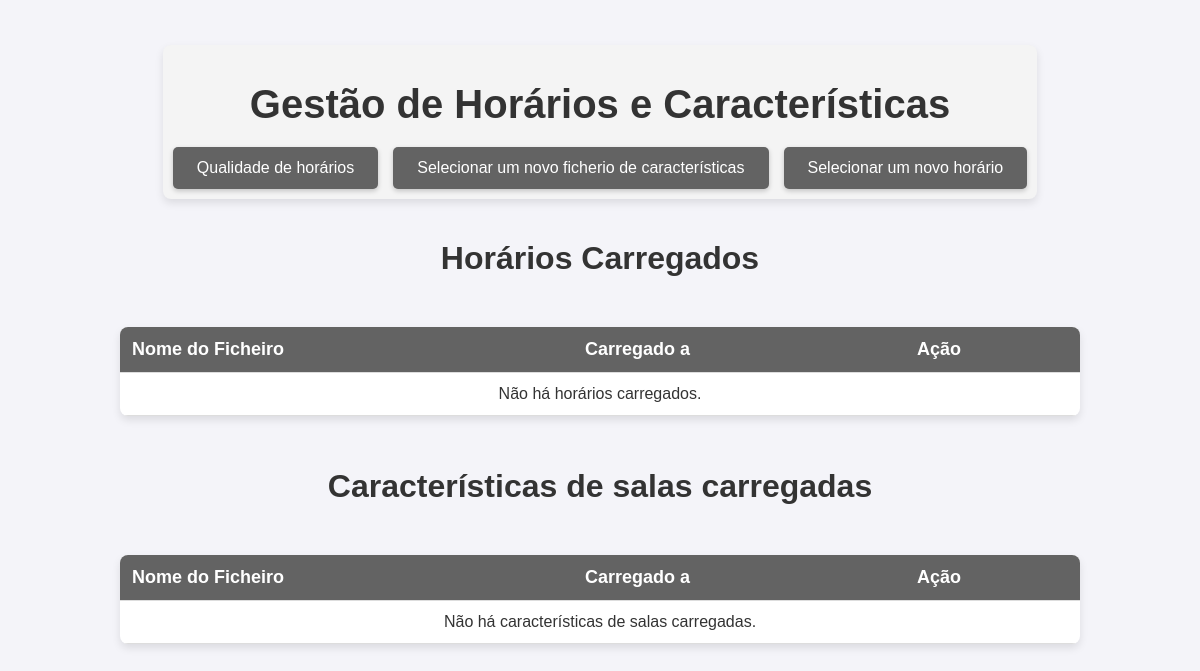
Before: / with the older database file.
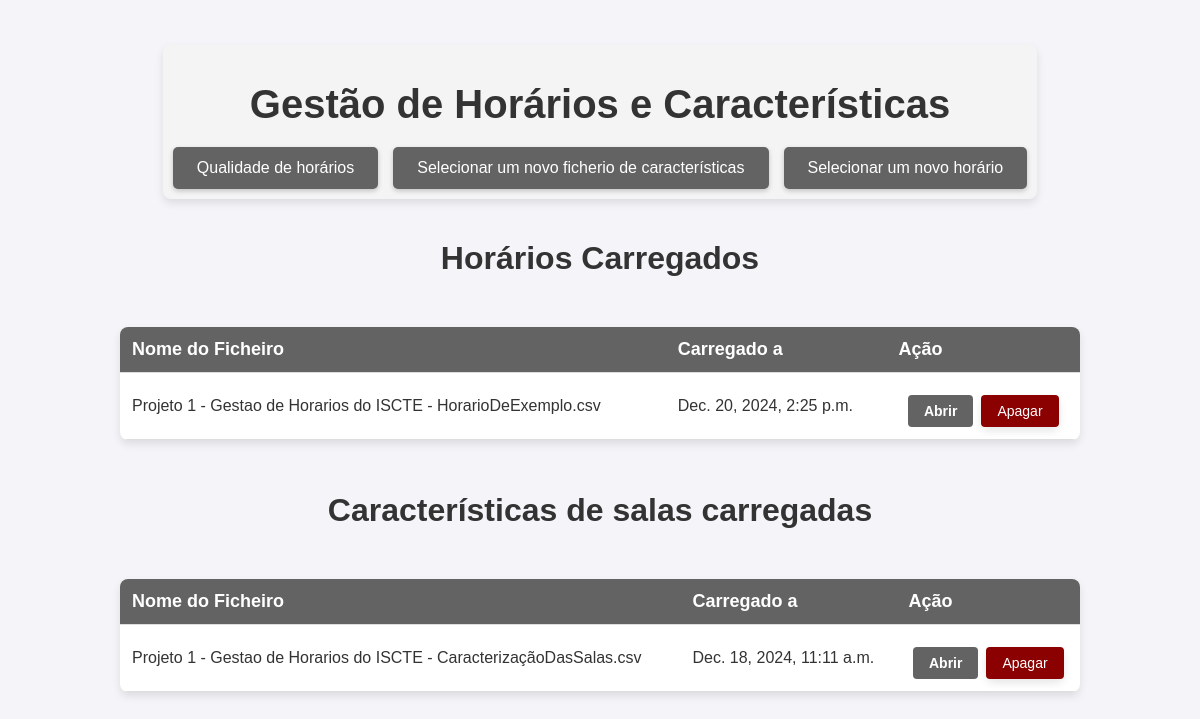
After: the same page with the newer database file.
### horariomanagerapp/models.py (models this page shows, shortened)
class Schedule(models.Model):
    name = models.CharField(max_length=200)
    file = models.FileField(upload_to='schedules/')
    uploaded_at = models.DateTimeField(auto_now_add=True)
    overcrowded = models.DecimalField(max_digits=5, decimal_places=2, null=True, blank=True, default=None)
    overlap = models.DecimalField(max_digits=5, decimal_places=2, null=True, blank=True, default=None)
    no_room = models.DecimalField(max_digits=5, decimal_places=2, null=True, blank=True, default=None)
    time_regulation = models.DecimalField(max_digits=5, decimal_places=2, null=True, blank=True, default=None)
    wrong_characteristics = models.DecimalField(max_digits=5, decimal_places=2, null=True, blank=True, default=None)

class Characteristics(models.Model):
    name = models.CharField(max_length=255)  # File name
    file = models.FileField(upload_to='characteristics/')  # Save to 'media/characteristics'
    uploaded_at = models.DateTimeField(auto_now_add=True)  # Automatically set upload timestamp

### horariomanagerapp/views.py (the view)
# urls.py: path('', views.schedule_list, name='schedule_list'),
def schedule_list(request):
    schedules = Schedule.objects.all()
    characteristics = Characteristics.objects.last()
    return render(request, 'schedule_list.html', {'schedules': schedules, 'characteristics': characteristics})

### horariomanagerapp/templates/schedule_list.html (shortened to what this page needs)
<!DOCTYPE html>
<html lang="en">
<head>
    {% load static %}
    <link rel="stylesheet" type="text/css" href="{% static 'horariomanagerapp/style.css' %}">
</head>
<body>
<div class="header-container">
    <h1 class="page-title">Gestão de Horários e Características</h1>
    <div class="button-group">
        <a href="{% url 'dashboard' %}" class="custom-file-input" style="text-decoration: none;">Qualidade de horários</a>
        <a href="{% url 'upload_characteristics' %}" class="custom-file-input" id="uploadLink" style="text-decoration: none;">Selecionar um novo ficherio de características</a>
        <a href="{% url 'upload_schedule' %}" class="custom-file-input" id="uploadLink" style="text-decoration: none;">Selecionar um novo horário</a>
    </div>
</div>
    <h1>Horários Carregados</h1>
    <table class="schedule-table">
    <thead>
        <tr>
            <th>Nome do Ficheiro</th>
            <th>Carregado a</th>
            <th>Ação</th>
        </tr>
    </thead>
    <tbody>
        {% if schedules %}
            {% for schedule in schedules %}
                <tr>
                    <td>{{ schedule.name }}</td>
                    <td>{{ schedule.uploaded_at }}</td>
                    <td>
                        <div class="button-container">
                            <a href="{% url 'schedule_detail' schedule.id %}" class="view-btn">Abrir</a>
                            <form method="POST" action="{% url 'delete_schedule' schedule.id %}" class="inline-form">
                                <button type="submit" class="table-delete-btn" onclick="return confirmDelete('{{ schedule.name|escapejs }}');">Apagar</button>
                            </form>
                        </div>
                    </td>
                </tr>
            {% endfor %}
        {% else %}
            <tr>
                <td colspan="3" style="text-align: center;">Não há horários carregados.</td>
            </tr>
        {% endif %}
    </tbody>
</table>
        <h1>Características de salas carregadas</h1>
    <table class="schedule-table">
        <thead>
            <tr>
                <th>Nome do Ficheiro</th>
                <th>Carregado a</th>
                <th>Ação</th>
            </tr>
        </thead>
        <tbody>
            {% if characteristics %}
                    <tr>
                        <td>{{ characteristics.name }}</td>
                        <td>{{ characteristics.uploaded_at }}</td>
                        <td>
                            <div class="button-container">
                                <a href="{% url 'characteristics_detail' characteristics.id %}" class="view-btn">Abrir</a>
                                <form method="POST" action="{% url 'delete_characteristics' characteristics.id %}" class="inline-form">
                                    <button type="submit" class="table-delete-btn" onclick="return confirmDelete('{{ characteristics.name|escapejs }}');">Apagar</button>
                                </form>
                            </div>
                        </td>
                    </tr>
            {% else %}
                <tr>
                    <td colspan="3" style="text-align: center;">Não há características de salas carregadas.</td>
                </tr>
            {% endif %}
        </tbody>
    </table>
<br><br>
</body>
</html>

Changed rows visible on the page:
added Schedule: name "Projeto 1 - Gestao de Horarios do ISCTE - HorarioDeExemplo.csv", uploaded_at "Dec. 20, 2024, 2:25 p.m."
added Characteristics: name "Projeto 1 - Gestao de Horarios do ISCTE - CaracterizaçãoDasSalas.csv", uploaded_at "Dec. 18, 2024, 11:11 a.m."
Other visible differences:
text no longer shown: "Não há horários carregados. Não há características de salas carregadas."
text now shown: "Abrir Apagar"
